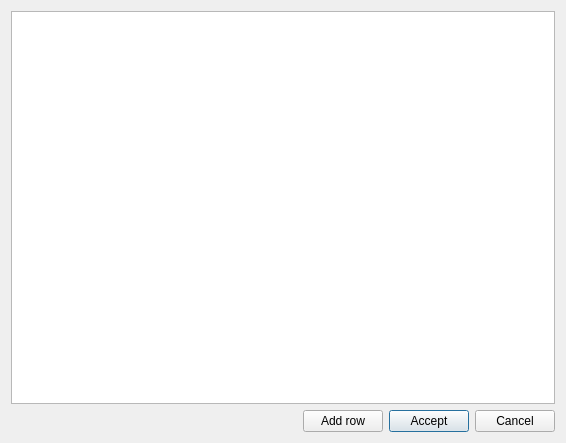
<?xml version="1.0" encoding="UTF-8"?>
<ui version="4.0">
 <class>dlg_dialog_table</class>
 <widget class="QDialog" name="dlg_dialog_table">
  <property name="geometry">
   <rect>
    <x>0</x>
    <y>0</y>
    <width>566</width>
    <height>443</height>
   </rect>
  </property>
  <property name="windowTitle">
   <string>Dialog</string>
  </property>
  <layout class="QGridLayout" name="gridLayout">
   <item row="1" column="0">
    <spacer name="horizontalSpacer">
     <property name="orientation">
      <enum>Qt::Horizontal</enum>
     </property>
     <property name="sizeHint" stdset="0">
      <size>
       <width>40</width>
       <height>20</height>
      </size>
     </property>
    </spacer>
   </item>
   <item row="0" column="0" colspan="4">
    <widget class="QTableView" name="tbl_basic">
     <property name="sortingEnabled">
      <bool>true</bool>
     </property>
    </widget>
   </item>
   <item row="1" column="2">
    <widget class="QPushButton" name="btn_accept">
     <property name="text">
      <string>Accept</string>
     </property>
    </widget>
   </item>
   <item row="1" column="3">
    <widget class="QPushButton" name="btn_cancel">
     <property name="text">
      <string>Cancel</string>
     </property>
    </widget>
   </item>
   <item row="1" column="1">
    <widget class="QPushButton" name="btn_add_row">
     <property name="text">
      <string>Add row</string>
     </property>
    </widget>
   </item>
  </layout>
 </widget>
 <resources/>
 <connections/>
</ui>
